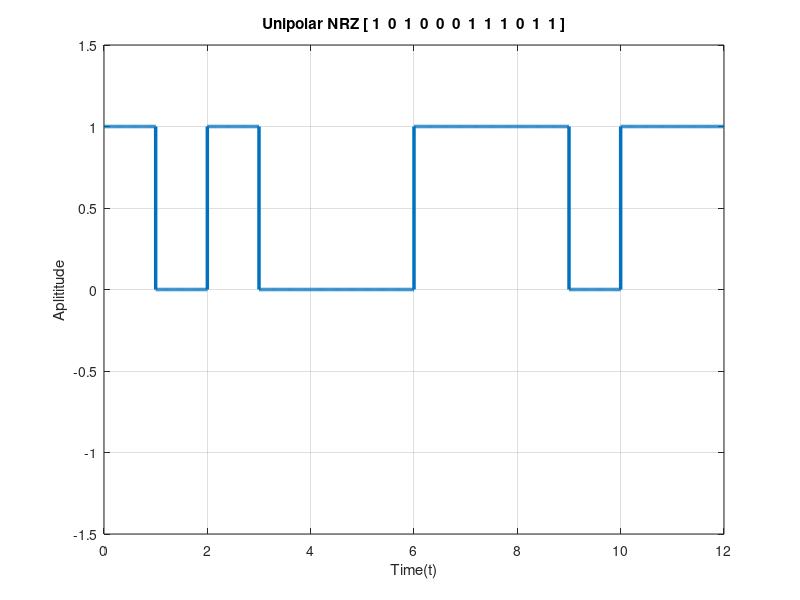

MATLAB code for this plot:

clear all;
close all;
clc;
t=0:0.01:1;
bit=[1 0 1 0 0 0 1 1 1 0 1 1];
time = [];
Digital_Signal = [];
for  i = 1: 1 : length(bit)
   Digital_Signal = [Digital_Signal (bit(i)==0)*zeros(1,length(t))+(bit(i)==1)*ones(1,length(t))];
   time = [time t];
   t = t+1;
         
end
subplot(1,1,1);
plot(time,Digital_Signal,'linewidth',2.5);
title(['Unipolar NRZ [ ' num2str(bit) ' ]']);
xlabel('Time(t)');
ylabel('Aplititude');
axis([0 time(end) -1.5 1.5]);
grid on;